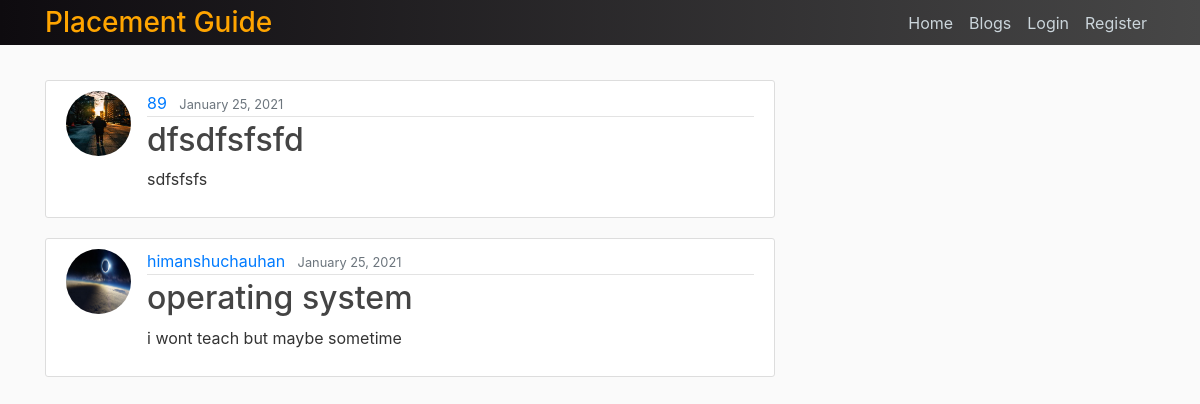
The page /home/placement/ on the database as committed earlier.
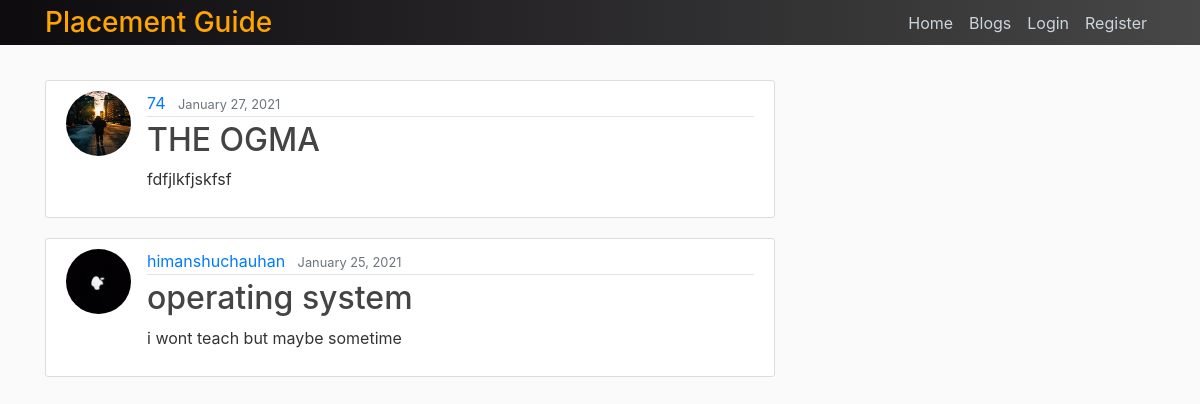
The same page on the database as committed later.
### placement/models.py (models this page shows, shortened)
class Post(models.Model):
    title = models.CharField(max_length=100)
    content = models.TextField()
    date_posted = models.DateTimeField(default=timezone.now)
    author = models.ForeignKey(User,on_delete=models.CASCADE)

### user_profile/models.py (models this page shows, shortened)
class Profile(models.Model):
    user = models.OneToOneField(User,on_delete=models.CASCADE)
    image = models.ImageField(default='default.jpg',upload_to='profile_pics') # this upload to tells us the directory name where all the user profile pics will be saved so

### placement/views.py (the view)
# urls.py: path('',PostListView.as_view(),name='home'),  # first we have to change class based views to acutal views that can be done using as_views()
class PostListView(ListView):
    model = Post
    template_name = 'placement/home.html'
    context_object_name = 'posts' # here we are defining that for the context of this view we will use the posts
    ordering = ['-date_posted'] # here we are saying that the order of our posts sould be new -> older ..... if we will remove the minus sign
    paginate_by = 2 # when we will have many posts then we want to show only assume 2 posts per page so here we are dividing the posts and making the page

### placement/templates/placement/home.html
{% extends "placement/base.html" %}
{% load static %}
{% block content %}
{% for post in posts %}
    <article class="media content-section">
        <img class="rounded-circle article-img" src="{{ post.author.profile.image.url }}">
        <div class="media-body">
            <div class="article-metadata">
                <a class="mr-2" href="#">{{ post.author }}</a>
                <small class="text-muted">{{ post.date_posted|date:"F d, Y" }}</small>
            </div>
            <h2><a class="article-title" href="{% url 'blog' post.id %}">{{ post.title }}</a></h2>
            <p class="article-content">{{ post.content }}</p>
        </div>
    </article>
{% endfor %}
{% endblock content %}

Rows that differ between the two databases and show on the page:
removed Post: author.profile.image (placeholder picture), author "89", date_posted "January 25, 2021", title "dfsdfsfsfd", content "sdfsfsfs"
added Post: author.profile.image (placeholder picture), author "74", date_posted "January 27, 2021", title "THE OGMA", content "fdfjlkfjskfsf"
changed through a linked row, Post "operating system": author.profile.image: a different picture
